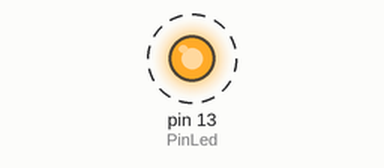
Simulated run of this sketch. Board: Arduino Uno, built with avr-gcc and run on an emulated ATmega328P. Shown: output pins drawn as LEDs (lit = HIGH). Dashed ring = blinking. What the sketch prints to the serial monitor is not drawn.

Above: at 0.5 s.
Timing chart, 0 to 4.6 s (numbered marks = the images above):
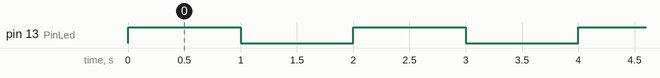

The sketch:

04_example_3.ino
```cpp
#define PinLed 13
unsigned int count, toggle;

void setup() {
  // put your setup code here, to run once:
  pinMode(PinLed, OUTPUT);
  Serial.begin(115200);
  Serial.println("Hello, world!");
  count = toggle = 0;
  digitalWrite(PinLed, toggle);
}

int toggle_state(int toggle){
  return toggle ^ 1;
}

void loop() {
  // put your main code here, to run repeatedly:
  Serial.println(++count);
  toggle = toggle_state(toggle);
  digitalWrite(PinLed, toggle);
  delay(1000);
}
```

Measured:
- by itself, pin 13 (PinLed): alternates HIGH for 1.0 s and LOW for 1.0 s
